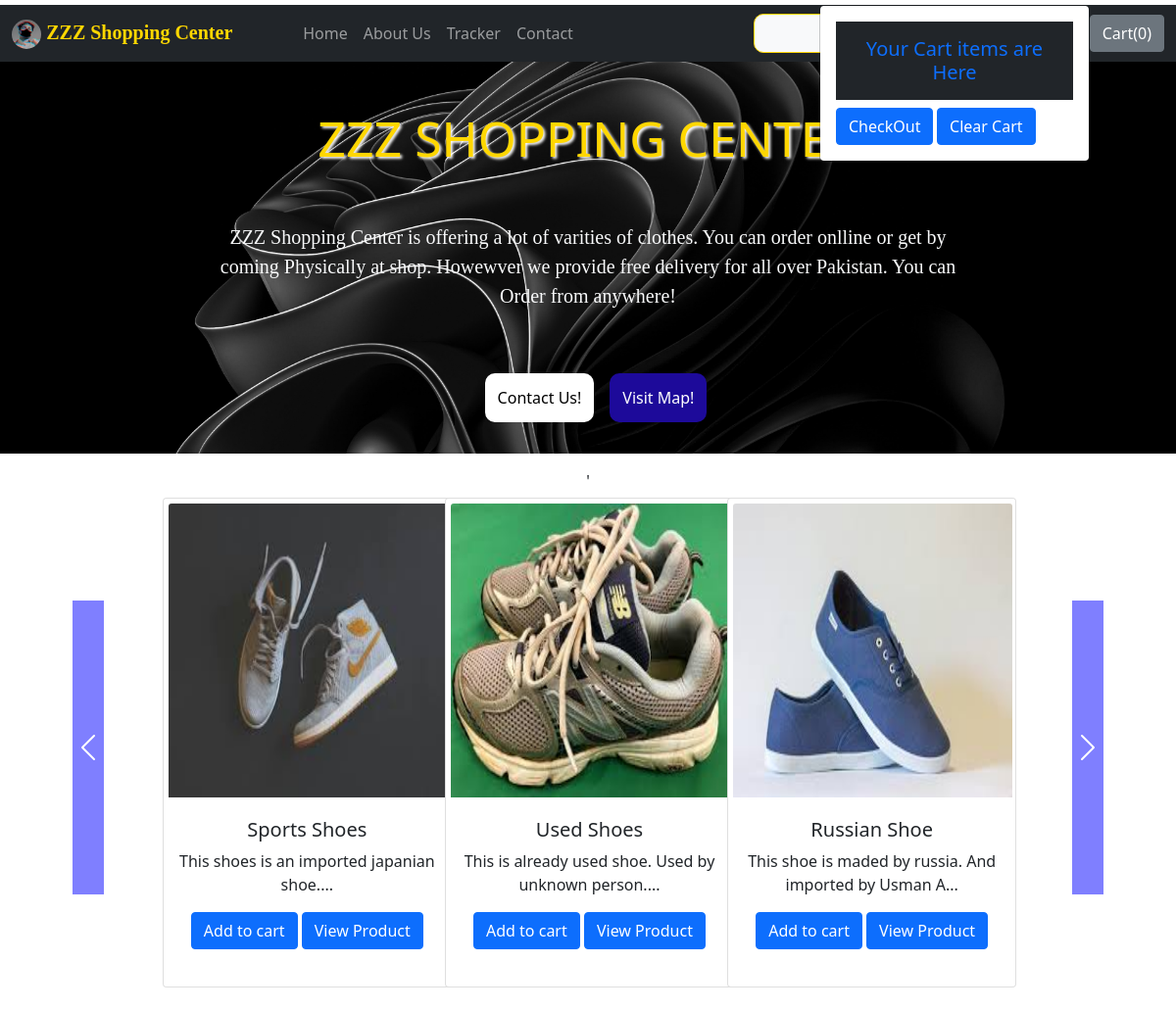
The app's page /shop/ with its own data.
### msc/models.py (models this page shows, shortened)
class product(models.Model):
    product_id = models.AutoField
    product_name = models.CharField(max_length=30)
    categari = models.CharField(max_length=60, default='')
    subcategari = models.CharField(max_length=60, default='')
    price = models.IntegerField(default=0)
    product_des = models.CharField(max_length=300)
    issue_date = models.DateField()
    image = models.ImageField(upload_to='msc/images', default='')

### msc/views.py (the view)
# urls.py: path('', views.viewsfnc, name='my-shopping-center'),
def viewsfnc(request):
    products= product.objects.all()
    n= len(products)
    nSlides= n//4 + ceil((n/4) + (n//4))
    params={'no_of_slides':nSlides, 'range':range(1,nSlides), 'product': products}
    return render(request,"msc/mschome.html", params)

### msc/templates/msc/mschome.html (shortened to what this page needs)
{% extends 'msc/basic.html' %}
{% load static %}
{% block body %}
{% load static %}
<div class="container-fluid">
    <div class="sec-row row no-gutters justify-content-center">
        <h1 class="text-uppercase text-center pt-5 sec-head">ZZZ Shopping Center</h1>
        <p class="col-8 text-center pt-5 mb-5 text-light text-second">ZZZ Shopping Center is offering a lot of varities of clothes. You can order onlline or get by coming Physically at shop. Howewver we provide free delivery for all over Pakistan. You can Order from anywhere!</p><br><br>
        <p class="text-center "><button class="cntct-btn m-3">Contact Us!</button><button class="cntct-btns">Visit Map!</button></p>
    </div>
    <div class="row  text-center">
    <div id="demo" class="carousel slide my-3 col" data-ride="carousel">'
        <div class="carousel-inner">
            <div class="carousel-item active">
                {% for i in product %}
                <div class="col-xs-3 col-sm-3 col-md-3">
                    <div class="card" style="width: 295px;">
                        <img src='/media/{{i.image}}' class="card-img-top" alt="...">
                        <div class="card-body">
                            <h5 class="card-title" id="namepr{{i.id}}">{{i.product_name}}</h5>
                            <p class="card-text">{{i.product_des|slice:'0:54'}}...</p>
                            <span id="divpr{{i.id}}" class="divpr">
                                <button id="pr{{i.id}}" class="btn btn-primary cart">Add to cart</button>
                            </span>
                            <a href="productview/{{i.id}}" id="vr{{i.id}}" class="btn btn-primary cart">View Product</a>
                        </div>
                    </div>
                </div>
                {% if  forloop.counter > 0 and forloop.counter|divisibleby:3 and not forloop.last %}
            </div>
                {% endif%}
                {% endfor %}
        </div>
    </div>
    <a class="carousel-control-prev " href="#demo" role="button" data-slide="prev">
        <span class="carousel-control-prev-icon" aria-hidden="true"></span>
    </a>
    <a class="carousel-control-next" href="#demo" role="button" data-slide="next">
        <span class="carousel-control-next-icon" aria-hidden="true"></span>
    </a>
</div>
    {% endblock %}

### msc/templates/msc/basic.html (shortened to what this page needs)
<!DOCTYPE html>
<html lang="en">
<head>
    {% load static %}
    <link rel="stylesheet" href="{%static 'msc/bootstrap.css' %}">
</head>
<body>
    <div class="container-fluid">
        <div class="row navigation">
            <nav class="navbar navbar-expand navbar-dark bg-dark">
                <div class="navbar-brand">
                    <img src="{%static 'msc/pic.jpg' %}" alt="" class="img-fluid thumbnail brand-img">
                    <span class="brand-name fw-bold user-select-none">ZZZ Shopping Center</span>
                </div>
                <ul class="navbar-nav me-auto ms-5">
                    <li class="nav-items"><a href="http://127.0.0.1:8000/shop/" class="nav-link">Home</a></li>
                    <li class="nav-items"><a href="http://127.0.0.1:8000/shop/about/" class="nav-link">About Us</a></li>
                    <li class="nav-items"><a href="http://127.0.0.1:8000/shop/tracker/" class="nav-link">Tracker</a></li>
                    <li class="nav-items"><a href="http://127.0.0.1:8000/shop/contact/" class="nav-link">Contact</a></li>
                </ul>
                <div class="btn-group btn-light">
                    <button class="btn btn-srch">Search</button>
                </div>
                <button class="btn btn-secondary ms-2 me-" data-container="body" data-toggle="popover" type="button" data-html="true" data-placement="left" id="popcart" data-content="I am Usman Arif from Nakyal village Hattli.">Cart(<span id="cart">0</span>)</button>
            </div>
        {% block body %} {% endblock %}
    </div>
</body>
</html>

### msc/templates/msc/basic.html (style rules this page uses)
.navigation { position: sticky; top: 0px; margin-top: 5px; z-index: 6; }
.brand-img { height: 30px; width: 30px; border-radius: 50px; }
.btn-group { border: 1px solid gold; border-radius: 10px; }
.btn-srch { background-color: gold; }
.brand-name { font-family: cursive; color: gold; }

### records on screen
product: image (picture), product_name "Sports Shoes", product_des "This shoes is an imported japanian shoe."
product: image (picture), product_name "Used Shoes", product_des "This is already used shoe. Used by unknown person."
product: image (picture), product_name "Russian Shoe", product_des "This shoe is maded by russia. And imported by Usman A"
